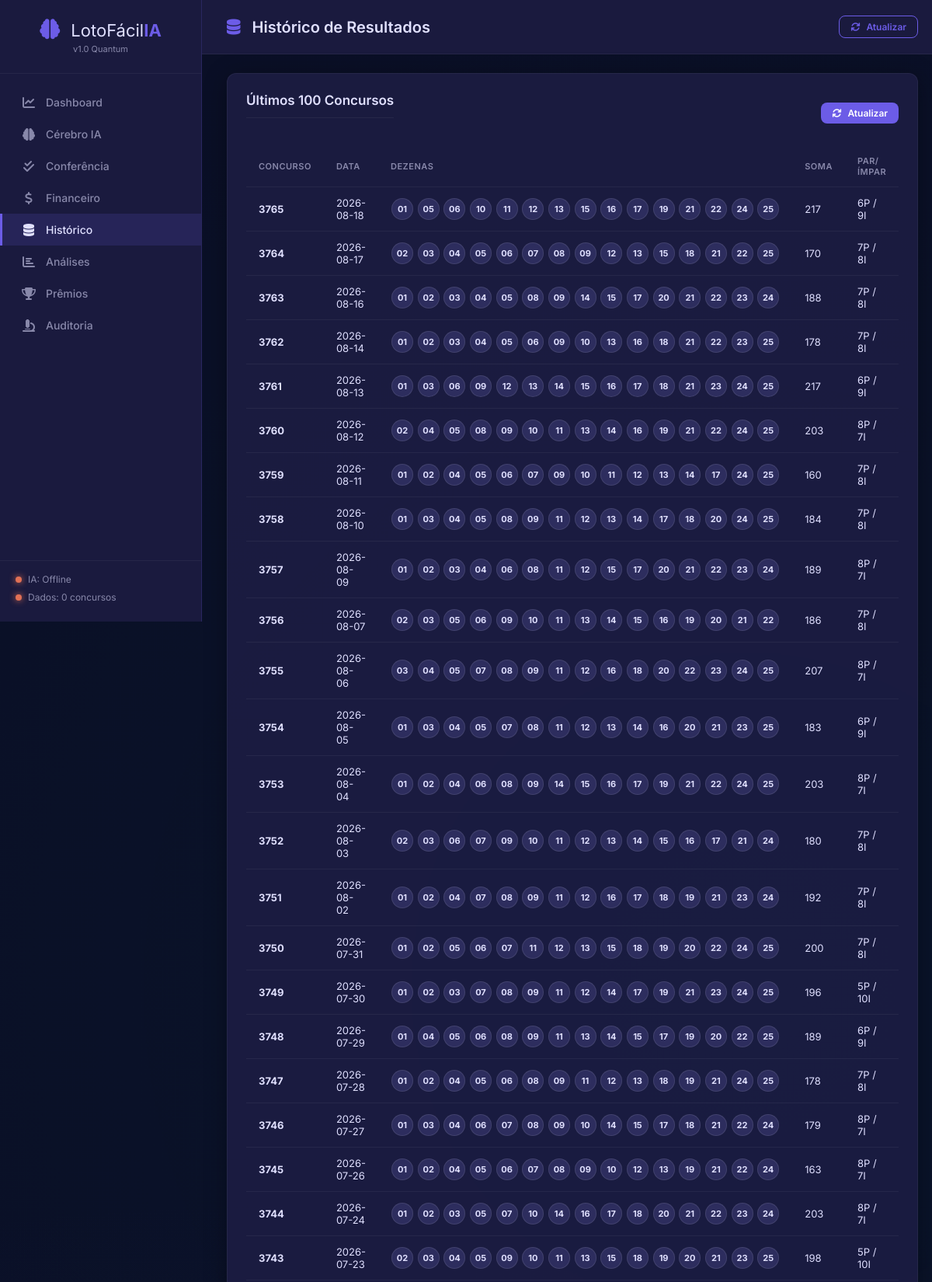
The page /historico (upper part) on the database its author committed.
### tables this page shows
CREATE TABLE resultados (
                concurso        INTEGER PRIMARY KEY,
                data            TEXT,
                d1  INTEGER, d2  INTEGER, d3  INTEGER,
                d4  INTEGER, d5  INTEGER, d6  INTEGER,
                d7  INTEGER, d8  INTEGER, d9  INTEGER,
                d10 INTEGER, d11 INTEGER, d12 INTEGER,
                d13 INTEGER, d14 INTEGER, d15 INTEGER,
                bitmask         INTEGER,
                soma            INTEGER,
                pares           INTEGER,
                impares         INTEGER,
                primos_count    INTEGER,
                fibonacci_count INTEGER,
                borda_count     INTEGER,
                consecutivos_max INTEGER,
                -- Prêmios reais por faixa
                premio_11       REAL DEFAULT 0,
                premio_12       REAL DEFAULT 0,
                premio_13       REAL DEFAULT 0,
                premio_14       REAL DEFAULT 0,
                premio_15       REAL DEFAULT 0,
                -- Número de ganhadores por faixa
                ganhadores_11   INTEGER DEFAULT 0,
                ganhadores_12   INTEGER DEFAULT 0,
                ganhadores_13   INTEGER DEFAULT 0,
                ganhadores_14   INTEGER DEFAULT 0,
                ganhadores_15   INTEGER DEFAULT 0,
                -- Arrecadação total
                arrecadacao     REAL DEFAULT 0
            );

### app.py (the view)
@app.route("/historico")
def historico():
    resultados = db.get_todos_resultados()
    lista = []
    for r in list(resultados)[-100:]:
        lista.append({
            "concurso": r["concurso"],
            "data":     r["data"],
            "dezenas":  [r["d{}".format(i)] for i in range(1, 16)],
            "soma":     r["soma"],
            "pares":    r["pares"],
        })
    lista.reverse()
    return render_template("historico.html", resultados=lista)

### database/db_manager.py (called while the page is built)
    def get_conn(self):
        conn = sqlite3.connect(self.db_path)
        conn.row_factory = sqlite3.Row
        return conn

    def get_todos_resultados(self):
        conn   = self.get_conn()
        cursor = conn.cursor()
        cursor.execute("SELECT * FROM resultados ORDER BY concurso ASC")
        rows = cursor.fetchall()
        conn.close()
        return rows

### templates/historico.html (shortened to what this page needs)
{% extends "base.html" %}
{% block page_title %}<i class="fas fa-database"></i> Histórico de Resultados{% endblock %}
{% block content %}
<div class="section">
    <div class="section-header">
        <h2>Últimos 100 Concursos</h2>
        <button onclick="atualizarDados()" class="btn btn-sm btn-primary">
            <i class="fas fa-sync"></i> Atualizar
        </button>
    </div>
    <div class="table-container">
        <table class="table">
            <thead>
                <tr>
                    <th>Concurso</th>
                    <th>Data</th>
                    <th>Dezenas</th>
                    <th>Soma</th>
                    <th>Par/Ímpar</th>
                </tr>
            </thead>
            <tbody>
                {% for r in resultados %}
                <tr>
                    <td><strong>{{ r.concurso }}</strong></td>
                    <td>{{ r.data }}</td>
                    <td class="dezenas-cell">
                        {% for d in r.dezenas %}
                        <span class="bola-mini">{{ "%02d"|format(d) }}</span>
                        {% endfor %}
                    </td>
                    <td>{{ r.soma }}</td>
                    <td>{{ r.pares }}P / {{ 15 - r.pares }}I</td>
                </tr>
                {% endfor %}
            </tbody>
        </table>
    </div>
</div>
{% endblock %}

### static/css/style.css (style rules this page uses)
:root { --primary: #6C5CE7; --primary-dark: #5A4BD1; --success: #00B894; --warning: #FDCB6E; --danger: #E17055; --info: #74B9FF; --dark: #0a0a23; --dark-2: #1a1a3e; --dark-3: #2d2d5e; --text: #e0e0ff; --text-muted: #8888aa; --card-bg: rgba(30, 30, 70, 0.8); --sidebar-w: 260px; --radius: 12px; --shadow: 0 4px 30px rgba(0, 0, 0, 0.3); }
* { margin: 0; padding: 0; box-sizing: border-box; }
body { font-family: 'Inter', sans-serif; background: var(--dark); color: var(--text); min-height: 100vh; display: flex; background-image: radial-gradient(circle at 20% 50%, rgba(108, 92, 231, 0.08) 0%, transparent 50%), radial-gradient(circle at 80% 20%, rgba(0, 184, 148, 0.06) 0%, transparent 50%); }
.topbar h1 i { color: var(--primary); margin-right: 10px; }
.section { background: var(--card-bg); border-radius: var(--radius); padding: 24px; margin-bottom: 24px; border: 1px solid rgba(255,255,255,0.05); box-shadow: var(--shadow); }
.section h2 { font-size: 17px; font-weight: 600; margin-bottom: 20px; padding-bottom: 12px; border-bottom: 1px solid rgba(255,255,255,0.05); }
.section-header { display: flex; justify-content: space-between; align-items: center; margin-bottom: 16px; }
.btn { display: inline-flex; align-items: center; gap: 8px; padding: 10px 20px; border: none; border-radius: 8px; font-size: 14px; font-weight: 600; cursor: pointer; transition: all 0.2s; font-family: inherit; text-decoration: none; color: white; }
.btn-primary { background: var(--primary); }
.btn-sm { padding: 6px 14px; font-size: 12px; }
.table-container { overflow-x: auto; }
.table { width: 100%; border-collapse: collapse; }
.table th, .table td { padding: 12px 16px; text-align: left; border-bottom: 1px solid rgba(255,255,255,0.05); font-size: 13px; }
.table th { color: var(--text-muted); font-weight: 600; text-transform: uppercase; font-size: 11px; letter-spacing: 0.5px; }
.bola-mini { display: inline-flex; align-items: center; justify-content: center; width: 28px; height: 28px; border-radius: 50%; background: var(--dark-3); font-size: 11px; font-weight: 700; margin: 1px; border: 1px solid rgba(255,255,255,0.1); }
.dezenas-cell { white-space: nowrap; }

### rows shown on the page
resultados: concurso "3765", data "2026-08-18", d "01" "05" "06" "10" "11" "12" "13" "15" "16" "17" "19" "21" "22" "24" "25", soma "217", pares "6", 15-r.pares "9"
resultados: concurso "3764", data "2026-08-17", d "02" "03" "04" "05" "06" "07" "08" "09" "12" "13" "15" "18" "21" "22" "25", soma "170", pares "7", 15-r.pares "8"
resultados: concurso "3763", data "2026-08-16", d "01" "02" "03" "04" "05" "08" "09" "14" "15" "17" "20" "21" "22" "23" "24", soma "188", pares "7", 15-r.pares "8"
resultados: concurso "3762", data "2026-08-14", d "01" "02" "03" "04" "05" "06" "09" "10" "13" "16" "18" "21" "22" "23" "25", soma "178", pares "7", 15-r.pares "8"
resultados: concurso "3761", data "2026-08-13", d "01" "03" "06" "09" "12" "13" "14" "15" "16" "17" "18" "21" "23" "24" "25", soma "217", pares "6", 15-r.pares "9"
resultados: concurso "3760", data "2026-08-12", d "02" "04" "05" "08" "09" "10" "11" "13" "14" "16" "19" "21" "22" "24" "25", soma "203", pares "8", 15-r.pares "7"
resultados: concurso "3759", data "2026-08-11", d "01" "02" "04" "05" "06" "07" "09" "10" "11" "12" "13" "14" "17" "24" "25", soma "160", pares "7", 15-r.pares "8"
resultados: concurso "3758", data "2026-08-10", d "01" "03" "04" "05" "08" "09" "11" "12" "13" "14" "17" "18" "20" "24" "25", soma "184", pares "7", 15-r.pares "8"
resultados: concurso "3757", data "2026-08-09", d "01" "02" "03" "04" "06" "08" "11" "12" "15" "17" "20" "21" "22" "23" "24", soma "189", pares "8", 15-r.pares "7"
resultados: concurso "3756", data "2026-08-07", d "02" "03" "05" "06" "09" "10" "11" "13" "14" "15" "16" "19" "20" "21" "22", soma "186", pares "7", 15-r.pares "8"
resultados: concurso "3755", data "2026-08-06", d "03" "04" "05" "07" "08" "09" "11" "12" "16" "18" "20" "22" "23" "24" "25", soma "207", pares "8", 15-r.pares "7"
resultados: concurso "3754", data "2026-08-05", d "01" "03" "04" "05" "07" "08" "11" "12" "13" "14" "16" "20" "21" "23" "25", soma "183", pares "6", 15-r.pares "9"
resultados: concurso "3753", data "2026-08-04", d "01" "02" "04" "06" "08" "09" "14" "15" "16" "17" "19" "21" "22" "24" "25", soma "203", pares "8", 15-r.pares "7"
resultados: concurso "3752", data "2026-08-03", d "02" "03" "06" "07" "09" "10" "11" "12" "13" "14" "15" "16" "17" "21" "24", soma "180", pares "7", 15-r.pares "8"
resultados: concurso "3751", data "2026-08-02", d "01" "02" "04" "07" "08" "09" "11" "12" "16" "17" "18" "19" "21" "23" "24", soma "192", pares "7", 15-r.pares "8"
resultados: concurso "3750", data "2026-07-31", d "01" "02" "05" "06" "07" "11" "12" "13" "15" "18" "19" "20" "22" "24" "25", soma "200", pares "7", 15-r.pares "8"
resultados: concurso "3749", data "2026-07-30", d "01" "02" "03" "07" "08" "09" "11" "12" "14" "17" "19" "21" "23" "24" "25", soma "196", pares "5", 15-r.pares "10"
resultados: concurso "3748", data "2026-07-29", d "01" "04" "05" "06" "08" "09" "11" "13" "14" "15" "17" "19" "20" "22" "25", soma "189", pares "6", 15-r.pares "9"
resultados: concurso "3747", data "2026-07-28", d "01" "02" "04" "05" "06" "08" "09" "11" "12" "13" "18" "19" "21" "24" "25", soma "178", pares "7", 15-r.pares "8"
resultados: concurso "3746", data "2026-07-27", d "01" "03" "04" "06" "07" "08" "09" "10" "14" "15" "17" "18" "21" "22" "24", soma "179", pares "8", 15-r.pares "7"
resultados: concurso "3745", data "2026-07-26", d "01" "02" "04" "05" "06" "07" "08" "09" "10" "12" "13" "19" "21" "22" "24", soma "163", pares "8", 15-r.pares "7"
resultados: concurso "3744", data "2026-07-24", d "01" "02" "03" "05" "07" "10" "14" "16" "17" "18" "20" "21" "22" "23" "24", soma "203", pares "8", 15-r.pares "7"
resultados: concurso "3743", data "2026-07-23", d "02" "03" "04" "05" "09" "10" "11" "13" "15" "18" "19" "20" "21" "23" "25", soma "198", pares "5", 15-r.pares "10"
